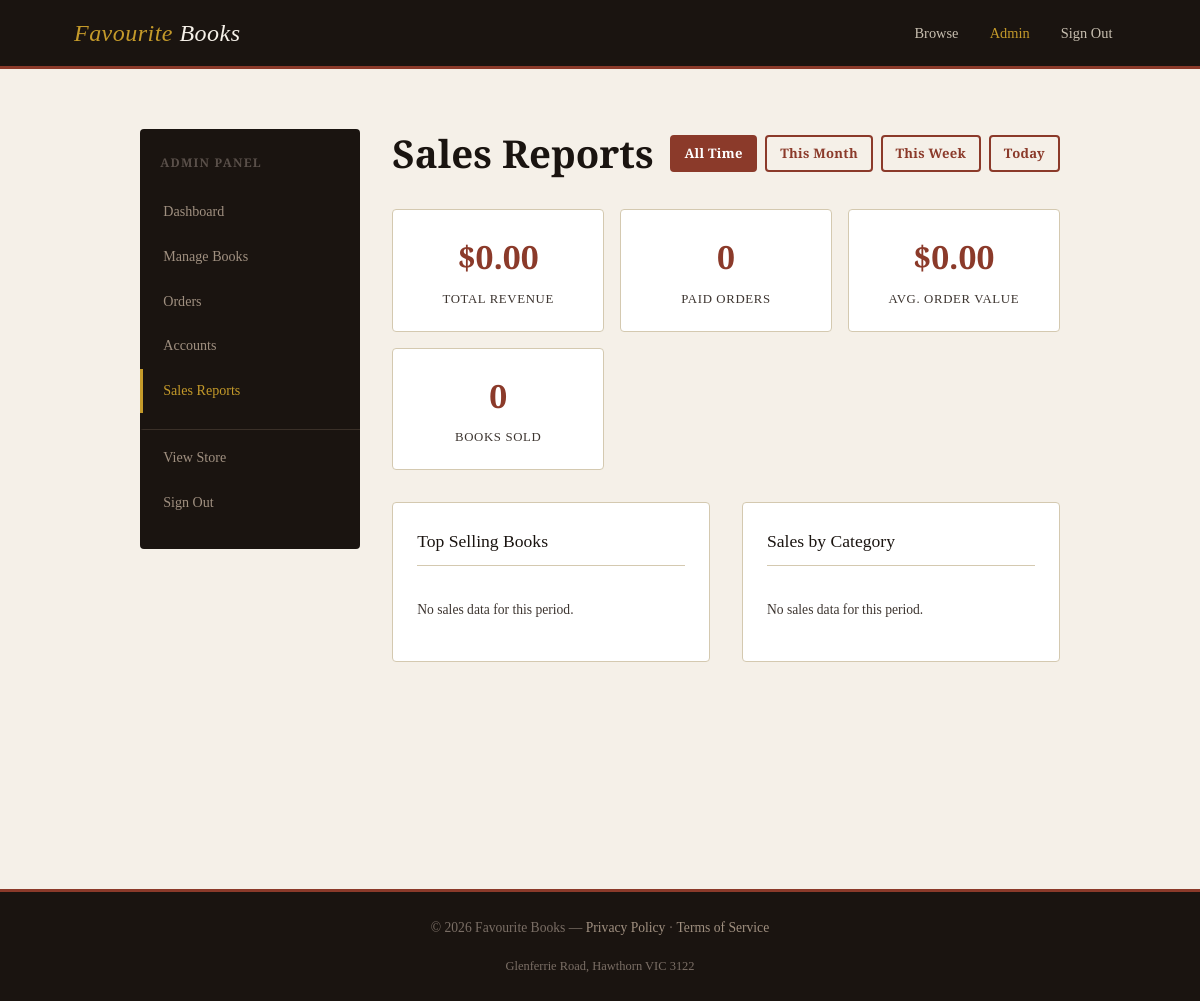
Before: /admin/reports (signed in) with the older database file.
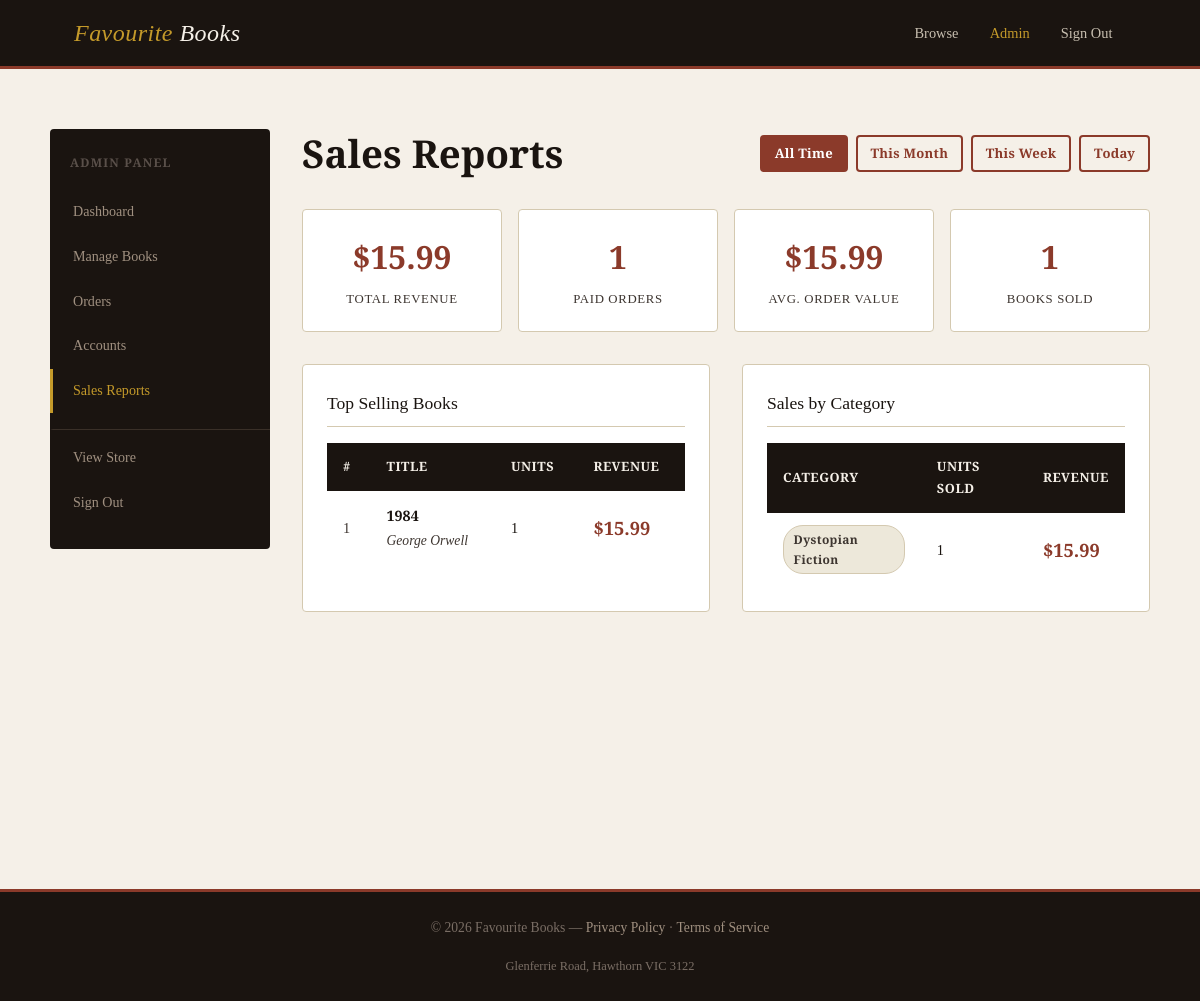
After: the same page with the newer database file.
### tables this page shows
CREATE TABLE products (
                id INTEGER PRIMARY KEY AUTOINCREMENT,
                title TEXT NOT NULL,
                author TEXT NOT NULL,
                isbn TEXT NOT NULL UNIQUE,
                price REAL NOT NULL,
                stock INTEGER NOT NULL DEFAULT 0,
                category TEXT NOT NULL,
                description TEXT,
                available INTEGER NOT NULL DEFAULT 1
            );

### app.py (the view)
@app.route("/admin/reports")
@admin_required
def admin_reports():
    period = request.args.get("period", "all")
    report = SalesReport()
    summary = report.get_summary(period)
    return render_template("admin/reports.html", summary=summary, period=period)

### app.py (called while the page is built)
def admin_required(f):
    @wraps(f)
    def decorated(*args, **kwargs):
        if "account_id" not in session:
            flash("Please log in to access this page.", "warning")
            return redirect(url_for("login"))
        if session.get("role") != "admin":
            flash("Administrator access required.", "danger")
            return redirect(url_for("index"))
        return f(*args, **kwargs)
    return decorated

### models/database.py (called while the page is built)
    def __new__(cls):
        if cls._instance is None:
            cls._instance = super().__new__(cls)
            cls._instance._connection = None
        return cls._instance

    def get_connection(self):
        if self._connection is None:
            self._connection = sqlite3.connect(self._db_path, check_same_thread=False)
            self._connection.row_factory = sqlite3.Row
            self._connection.execute("PRAGMA foreign_keys = ON")
        return self._connection

    def fetchone(self, query, params=()):
        conn = self.get_connection()
        cursor = conn.cursor()
        cursor.execute(query, params)
        return cursor.fetchone()

### templates/admin/reports.html (shortened to what this page needs)
{% extends "admin/base_admin.html" %}
{% block admin_content %}
<div style="display: flex; justify-content: space-between; align-items: center; margin-bottom: 2rem; flex-wrap: wrap; gap: 1rem;">
  <h1>Sales Reports</h1>
  <div style="display: flex; gap: 0.5rem; flex-wrap: wrap;">
    {% for label, value in [('All Time', 'all'), ('This Month', 'month'), ('This Week', 'week'), ('Today', 'today')] %}
      <a href="{{ url_for('admin_reports', period=value) }}"
         class="btn {% if period == value %}btn-primary{% else %}btn-outline{% endif %} btn-sm">
        {{ label }}
      </a>
    {% endfor %}
  </div>
</div>
<div class="stat-cards" style="margin-bottom: 2rem;">
  <div class="stat-card">
    <div class="stat-value">${{ "%.2f"|format(summary.total_revenue) }}</div>
    <div class="stat-label">Total Revenue</div>
  </div>
  <div class="stat-card">
    <div class="stat-value">{{ summary.order_count }}</div>
    <div class="stat-label">Paid Orders</div>
  </div>
  <div class="stat-card">
    <div class="stat-value">
      {% if summary.order_count > 0 %}
        ${{ "%.2f"|format(summary.total_revenue / summary.order_count) }}
      {% else %}
        $0.00
      {% endif %}
    </div>
    <div class="stat-label">Avg. Order Value</div>
  </div>
  <div class="stat-card">
    <div class="stat-value">{{ summary.top_books|length }}</div>
    <div class="stat-label">Books Sold</div>
  </div>
</div>
<div style="display: grid; grid-template-columns: 1fr 1fr; gap: 2rem;">
  <div class="panel">
    <div class="panel-title">Top Selling Books</div>
    {% if summary.top_books %}
      <table>
        <thead>
          <tr>
            <th>#</th>
            <th>Title</th>
            <th>Units</th>
            <th>Revenue</th>
          </tr>
        </thead>
        <tbody>
          {% for book in summary.top_books %}
            <tr>
              <td class="text-muted">{{ loop.index }}</td>
              <td>
                <strong>{{ book.title }}</strong><br>
                <span class="text-muted text-small" style="font-style:italic;">{{ book.author }}</span>
              </td>
              <td>{{ book.units_sold }}</td>
              <td class="price">${{ "%.2f"|format(book.book_revenue) }}</td>
            </tr>
          {% endfor %}
        </tbody>
      </table>
    {% else %}
      <p class="text-muted text-small" style="padding: 1rem 0;">No sales data for this period.</p>
    {% endif %}
  </div>
  <div class="panel">
    <div class="panel-title">Sales by Category</div>
    {% if summary.category_sales %}
      <table>
        <thead>
          <tr>
            <th>Category</th>
            <th>Units Sold</th>
            <th>Revenue</th>
          </tr>
        </thead>
        <tbody>
          {% for cat in summary.category_sales %}
            <tr>
              <td><span class="badge badge-category">{{ cat.category }}</span></td>
              <td>{{ cat.units_sold }}</td>
              <td class="price">${{ "%.2f"|format(cat.category_revenue) }}</td>
            </tr>
          {% endfor %}
        </tbody>
      </table>
    {% else %}
      <p class="text-muted text-small" style="padding: 1rem 0;">No sales data for this period.</p>
    {% endif %}
  </div>
</div>
{% endblock %}

Changed rows visible on the page:
now on this page (row edited): products: title "1984", author "George Orwell", units_sold "1", book_revenue "15.99", category "Dystopian Fiction", category_revenue "15.99"
Other visible differences:
{{ "%.2f"|format(summary.total_revenue) }}: "0.00" → "15.99"
{{ summary.order_count }}: "0" → "1"
{{ "%.2f"|format(summary.total_revenue / summary.order_count) }}: (not shown) → "15.99"
{{ summary.top_books|length }}: "0" → "1"
text no longer shown: "$0.00 No sales data for this period. No sales data for this period."
text now shown: "$ # TITLE UNITS REVENUE CATEGORY UNITS SOLD REVENUE"
